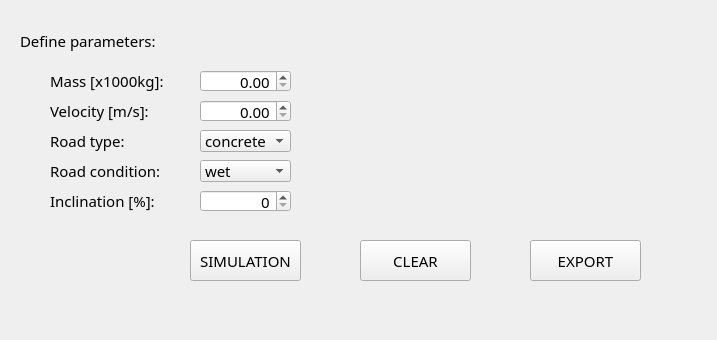
<?xml version="1.0" encoding="UTF-8"?>
<ui version="4.0">
 <class>MainWindow</class>
 <widget class="QMainWindow" name="MainWindow">
  <property name="geometry">
   <rect>
    <x>0</x>
    <y>0</y>
    <width>717</width>
    <height>340</height>
   </rect>
  </property>
  <property name="font">
   <font>
    <family>Russo One</family>
    <pointsize>11</pointsize>
    <weight>50</weight>
    <bold>false</bold>
   </font>
  </property>
  <property name="windowTitle">
   <string>Simulation Breaking Distance</string>
  </property>
  <widget class="QWidget" name="centralwidget">
   <widget class="QLabel" name="label">
    <property name="geometry">
     <rect>
      <x>20</x>
      <y>30</y>
      <width>171</width>
      <height>21</height>
     </rect>
    </property>
    <property name="text">
     <string>Define parameters:</string>
    </property>
   </widget>
   <widget class="QLabel" name="label_2">
    <property name="geometry">
     <rect>
      <x>50</x>
      <y>70</y>
      <width>131</width>
      <height>21</height>
     </rect>
    </property>
    <property name="text">
     <string>Mass [x1000kg]:</string>
    </property>
   </widget>
   <widget class="QLabel" name="label_3">
    <property name="geometry">
     <rect>
      <x>50</x>
      <y>100</y>
      <width>121</width>
      <height>21</height>
     </rect>
    </property>
    <property name="text">
     <string>Velocity [m/s]:</string>
    </property>
   </widget>
   <widget class="QLabel" name="label_4">
    <property name="geometry">
     <rect>
      <x>50</x>
      <y>130</y>
      <width>121</width>
      <height>21</height>
     </rect>
    </property>
    <property name="text">
     <string>Road type:</string>
    </property>
   </widget>
   <widget class="QLabel" name="label_5">
    <property name="geometry">
     <rect>
      <x>50</x>
      <y>160</y>
      <width>121</width>
      <height>21</height>
     </rect>
    </property>
    <property name="text">
     <string>Road condition:</string>
    </property>
   </widget>
   <widget class="QLabel" name="label_6">
    <property name="geometry">
     <rect>
      <x>50</x>
      <y>190</y>
      <width>121</width>
      <height>21</height>
     </rect>
    </property>
    <property name="text">
     <string>Inclination [%]:</string>
    </property>
   </widget>
   <widget class="QDoubleSpinBox" name="mass_value">
    <property name="geometry">
     <rect>
      <x>200</x>
      <y>70</y>
      <width>91</width>
      <height>22</height>
     </rect>
    </property>
    <property name="alignment">
     <set>Qt::AlignRight|Qt::AlignTrailing|Qt::AlignVCenter</set>
    </property>
    <property name="maximum">
     <double>250.000000000000000</double>
    </property>
   </widget>
   <widget class="QDoubleSpinBox" name="velocity_value">
    <property name="geometry">
     <rect>
      <x>200</x>
      <y>100</y>
      <width>91</width>
      <height>22</height>
     </rect>
    </property>
    <property name="alignment">
     <set>Qt::AlignRight|Qt::AlignTrailing|Qt::AlignVCenter</set>
    </property>
    <property name="maximum">
     <double>250.000000000000000</double>
    </property>
   </widget>
   <widget class="QComboBox" name="road_type">
    <property name="geometry">
     <rect>
      <x>200</x>
      <y>130</y>
      <width>91</width>
      <height>22</height>
     </rect>
    </property>
    <item>
     <property name="text">
      <string>concrete</string>
     </property>
    </item>
    <item>
     <property name="text">
      <string>ice</string>
     </property>
    </item>
    <item>
     <property name="text">
      <string>water</string>
     </property>
    </item>
    <item>
     <property name="text">
      <string>gravel</string>
     </property>
    </item>
    <item>
     <property name="text">
      <string>sand</string>
     </property>
    </item>
   </widget>
   <widget class="QComboBox" name="road_condition">
    <property name="geometry">
     <rect>
      <x>200</x>
      <y>160</y>
      <width>91</width>
      <height>22</height>
     </rect>
    </property>
    <item>
     <property name="text">
      <string>wet</string>
     </property>
    </item>
    <item>
     <property name="text">
      <string>dry</string>
     </property>
    </item>
    <item>
     <property name="text">
      <string>aquaplaning</string>
     </property>
    </item>
   </widget>
   <widget class="QSpinBox" name="spinBox">
    <property name="geometry">
     <rect>
      <x>200</x>
      <y>190</y>
      <width>91</width>
      <height>22</height>
     </rect>
    </property>
    <property name="alignment">
     <set>Qt::AlignRight|Qt::AlignTrailing|Qt::AlignVCenter</set>
    </property>
    <property name="maximum">
     <number>45</number>
    </property>
   </widget>
   <widget class="QPushButton" name="simulate_button">
    <property name="geometry">
     <rect>
      <x>190</x>
      <y>240</y>
      <width>111</width>
      <height>41</height>
     </rect>
    </property>
    <property name="text">
     <string>SIMULATION</string>
    </property>
   </widget>
   <widget class="QPushButton" name="clear_button">
    <property name="geometry">
     <rect>
      <x>360</x>
      <y>240</y>
      <width>111</width>
      <height>41</height>
     </rect>
    </property>
    <property name="text">
     <string>CLEAR</string>
    </property>
   </widget>
   <widget class="QPushButton" name="export_button">
    <property name="geometry">
     <rect>
      <x>530</x>
      <y>240</y>
      <width>111</width>
      <height>41</height>
     </rect>
    </property>
    <property name="text">
     <string>EXPORT</string>
    </property>
   </widget>
  </widget>
 </widget>
 <resources/>
 <connections/>
</ui>
